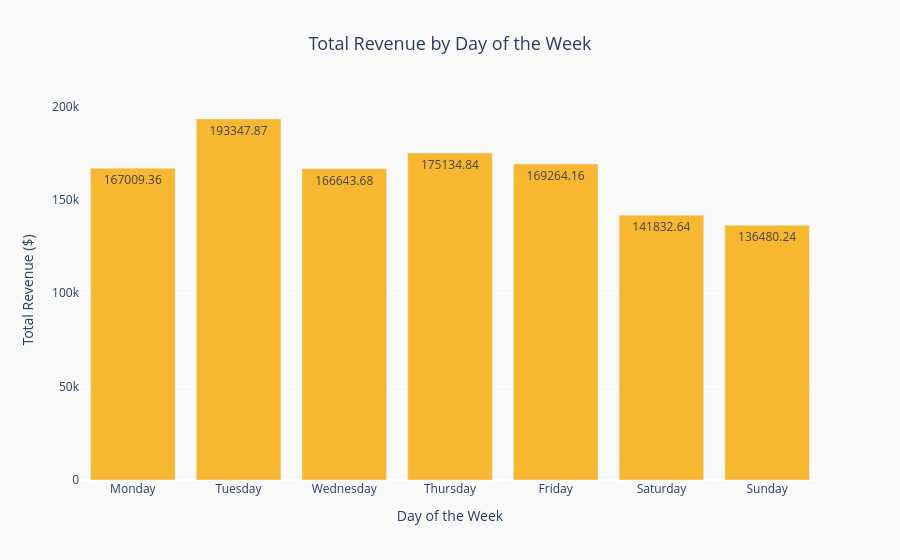

Notebook code for this chart:
### Markdown cell above
#### 2. High-Earning Days: Which days of the week are best for business?

### Code cell
# Ensuring datetime format:
df_cleaned["lpep_pickup_datetime"] = pd.to_datetime(df_cleaned["lpep_pickup_datetime"])

# Converting pickup datetime to actual days of the week:
df_cleaned["DayOfWeek"] = df_cleaned["lpep_pickup_datetime"].dt.day_name()

# Grouping by day of the week and summing total revenue:
daywise_revenue = df_cleaned.groupby("DayOfWeek")["total_revenue"].sum().reset_index()

# Sorting days in logical order:
days_order = ["Monday", "Tuesday", "Wednesday", "Thursday", "Friday", "Saturday", "Sunday"]
daywise_revenue["DayOfWeek"] = pd.Categorical(daywise_revenue["DayOfWeek"], categories=days_order, ordered=True)
daywise_revenue = daywise_revenue.sort_values("DayOfWeek")

# Rounding for readability:
daywise_revenue["total_revenue"] = daywise_revenue["total_revenue"].round(2)

# Plotting bar chart:
fig = px.bar(
    daywise_revenue,
    x="DayOfWeek",
    y="total_revenue",
    title="Total Revenue by Day of the Week",
    labels={"total_revenue": "Total Revenue ($)", "DayOfWeek": "Day of the Week"},
    text="total_revenue",
    color_discrete_sequence=["#F7B731"]
)

fig.update_layout(
    plot_bgcolor="#F9F9F9",
    paper_bgcolor="#F9F9F9",
    title_x=0.5,
    title_font_size=18
)

fig.show()

### Figure 1 — Plotly figure (JSON) as saved in the notebook; plotly's stock layout.template omitted (floating-point values rounded to 4 significant figures)
{"data": [{"alignmentgroup": "True", "hovertemplate": "Day of the Week=%{x}<br>Total Revenue ($)=%{text}<extra></extra>", "legendgroup": "", "marker": {"color": "#F7B731", "pattern": {"shape": ""}}, "name": "", "offsetgroup": "", "orientation": "v", "showlegend": false, "text": [167000.0, 193300.0, 166600.0, 175100.0, 169300.0, 141800.0, 136500.0], "textposition": "auto", "type": "bar", "x": ["Monday", "Tuesday", "Wednesday", "Thursday", "Friday", "Saturday", "Sunday"], "xaxis": "x", "y": [167000.0, 193300.0, 166600.0, 175100.0, 169300.0, 141800.0, 136500.0], "yaxis": "y"}], "layout": {"barmode": "relative", "legend": {"tracegroupgap": 0}, "paper_bgcolor": "#F9F9F9", "plot_bgcolor": "#F9F9F9", "title": {"font": {"size": 18}, "text": "Total Revenue by Day of the Week", "x": 0.5}, "xaxis": {"anchor": "y", "domain": [0, 1], "title": {"text": "Day of the Week"}}, "yaxis": {"anchor": "x", "domain": [0, 1], "title": {"text": "Total Revenue ($)"}}}}
